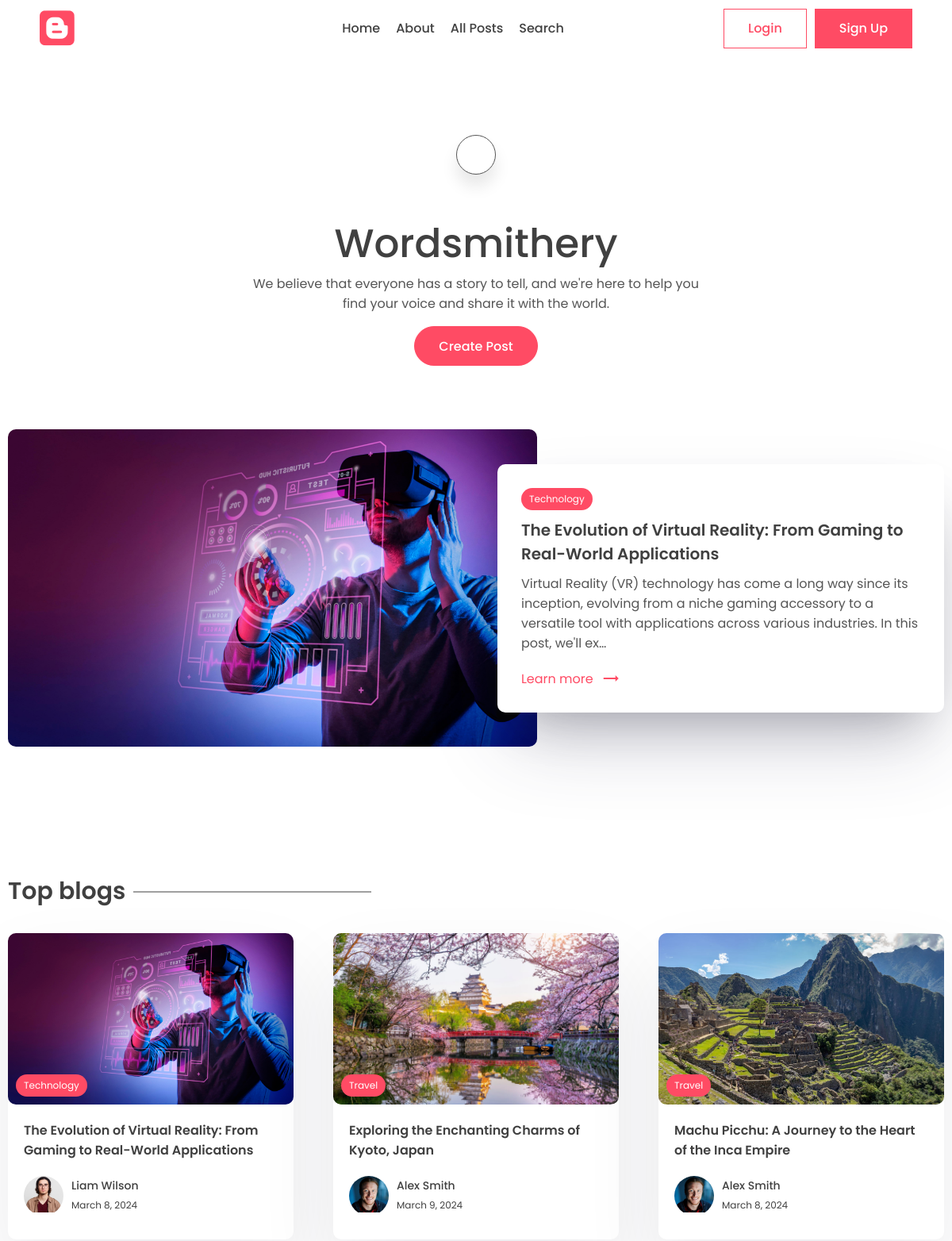
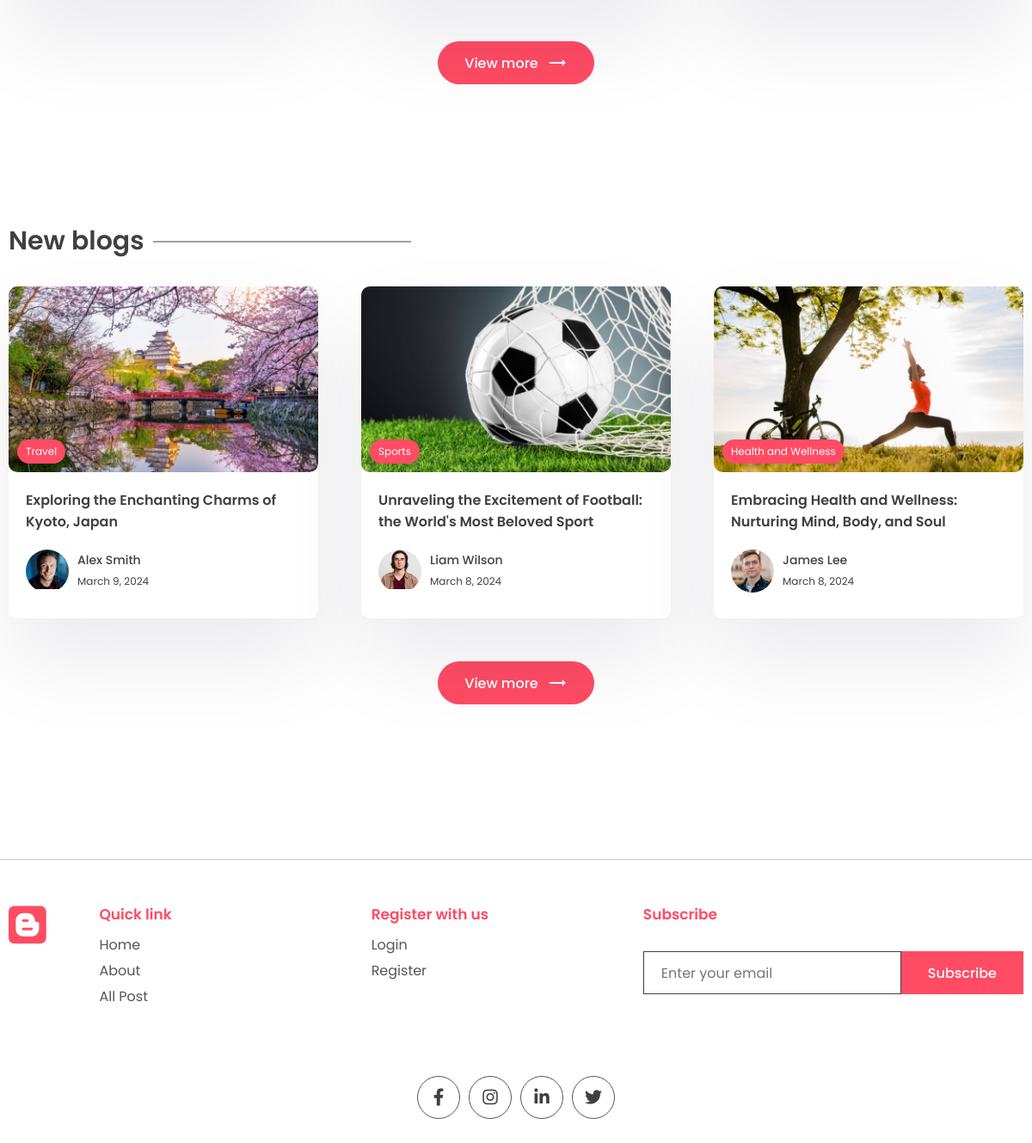
The page / on the database its author committed (2 pictures, top to bottom).
### posts/models.py (models this page shows, shortened)
class WebsiteMeta(models.Model):
    title = models.CharField(max_length=200)
    description = models.CharField(max_length=500)
    about = models.TextField()

class Post(models.Model):
    title = models.CharField(max_length=200)
    content = models.TextField()
    last_updated = models.DateTimeField(auto_now=True)
    slug = models.SlugField(max_length=200, unique=True)
    image = models.ImageField(null=True, blank=True, upload_to="images/")
    tags = models.ManyToManyField(Tag, blank=True, related_name='post')
    view_count = models.IntegerField(null=True, blank=True)
    is_featured = models.BooleanField(default=False)
    author = models.ForeignKey(User, on_delete=models.CASCADE, null=True, blank=True)
    bookmarks = models.ManyToManyField(User, related_name="bookmarks", default=None, blank=True)
    likes = models.ManyToManyField(User, related_name="likes", default=None, blank=True)

class Tag(models.Model):
    name = models.CharField(max_length=100)
    description = models.CharField(max_length=100)
    slug = models.SlugField(max_length=200, unique=True)

### accounts/models.py (models this page shows, shortened)
class Profile(models.Model):
    user = models.OneToOneField(User, on_delete=models.CASCADE)
    profile_image = models.ImageField(null=True, blank=True, upload_to="images/")
    slug = models.SlugField(max_length=200, unique=True)
    bio = models.CharField(null=True, blank=True, max_length=200)
    def full_name(self):
        return f'{self.user.first_name} {self.user.last_name}'

### blogapp/views.py (the view, shortened to what this page needs)
# urls.py: path('', views.index, name="index"),
def index(request):
    posts = Post.objects.all()
    top_posts = Post.objects.all().order_by('-view_count')[0:3]
    recent_posts = Post.objects.all().order_by('-last_updated')[0:3]
    featured_blog = Post.objects.filter(is_featured = True)
    subscribe_form = SubscribeForm()
    subscribe_successful = None
    website_info = None
    if WebsiteMeta.objects.all().exists():
        website_info = WebsiteMeta.objects.all()[0]
    if featured_blog:
        featured_blog = featured_blog[0]
    profile = request.user.profile if hasattr(request.user, 'profile') else None
    context = {
        'posts':posts,
        'website_info':website_info,
        'top_posts':top_posts,
        'recent_posts':recent_posts,
        'subscribe_form':subscribe_form,
        'subscribe_successful':subscribe_successful,
        'featured_blog': featured_blog,
        'profile': profile,
    }
    return render(request, 'index.html', context)

### posts/forms.py
class SubscribeForm(forms.ModelForm):
    class Meta:
        model = Subscribe
        fields = '__all__'
        labels = {'email':_('')}
    def __init__(self, *args, **kwargs):
        super().__init__(*args, **kwargs)
        self.fields['email'].widget.attrs['placeholder'] = 'Enter your email'

### templates/index.html (shortened to what this page needs)
{% extends "base.html" %}
{% load static %}
{% block content %}
    <main>
        <div class="container">
        <center>
            <div class="search-bar">
                <a href="{% url "search" %}" class="animated-search" onclick="searchbar()">
                </a>
            </div>
            <div class="typo">
                {% if website_info.title %}
                    <h1 class="title">{{website_info.title}}</h1>
                {% else %}
                    <h1 class="title">The Super blog!</h1>
                {% endif %}
                {% if website_info.description %}
                    <p>
                       {{website_info.description}}
                    </p>
                {% else %}
                    <p>
                        We believe that everyone has a story to tell, and we're here to help you find your voice and share it with the world.
                    </p>
                {% endif %}
            </div>
            <div class="action-btn-container">
                <div class="action-btn">
                  <a href="{% url 'create_post' %}" class="btn btn-primary rounded">Create Post</a>
                </div>
            </div>
        </center>
        </div>
    </main>
    {% if featured_blog %}
    <section class="sp">
        <div class="container">
            <a href="{% url "post_page" featured_blog.slug %}">
            <div class="grid-2">
                <div class="post-img">
                    <img src="{{featured_blog.image.url}}" alt="" />
                </div>
                <div class="post-content">
                    <div class="category">
                        <p>{{featured_blog.tags.all.0.name}}</p>
                    </div>
                    <h1>
                        {{featured_blog.title}}
                    </h1>
                    <p class="des">
                        {{featured_blog.content|truncatechars:200}}
                    </p>
                    <a class="learn" href="{% url "post_page" featured_blog.slug %}"
                        >Learn more <span class="material-icons"> trending_flat </span></a
                    >
                </div>
            </div>
            </a>
        </div>
    </section>
    {% endif %}
    <section class="sp">
        <div class="container">
            <h1 class="sec-title">Top blogs</h1>
            <div class="grid-3">
                {% for post in top_posts %}
                <a href="{% url "post_page" post.slug %}">
                    <div class="card">
                        <div class="post-img">
                            <img src="{{post.image.url}}" alt="" />
                            <div class="tag">{{post.tags.all.0.name}}</div>
                        </div>
                        <div class="card-content">
                            <h3>
                                {{post.title}}
                            </h3>
                            <div class="author">
                                <div class="profile-pic">
                                    {% if post.author.profile.profile_image %}
                                        <img src="{{ post.author.profile.profile_image.url }}" alt="Profile Image">
                                    {% else %}
                                        <img src="{% static "images/blank-profile.webp" %}" alt="blank Image">
                                    {% endif %}
                                </div>
                                <div class="details">
                                    <p>{{post.author.profile.full_name}}</p>
                                    <small>{{post.last_updated|date}}</small>
                                </div>
                            </div>
                        </div>
                    </div>
                </a>
                {% endfor %}
            </div>
            <center>
                <a href="{% url "all_posts" %}"><button class="btn btn-primary rounded view">
                View more <span class="material-icons"> trending_flat </span>
                </button></a>
            </center>
        </div>
    </section>
    <section class="sp">
        <div class="container">
            <h1 class="sec-title">New blogs</h1>
            <div class="grid-3">
                {% for post in recent_posts %}
                <a href="{% url "post_page" post.slug %}">
                    <div class="card">
                        <div class="post-img">
                            <img src="{{post.image.url}}" alt="" />
                            <div class="tag">{{post.tags.all.0.name}}</div>
                        </div>
                        <div class="card-content">
                            <h3>
                                {{post.title}}
                            </h3>
                            <div class="author">
                                <div class="profile-pic">
                                    {% if post.author.profile.profile_image %}
                                        <img src="{{ post.author.profile.profile_image.url }}" alt="Profile Image">
                                    {% else %}
                                        <img src="{% static "images/blank-profile.webp" %}" alt="blank Image">
                                    {% endif %}
                                </div>
                                <div class="details">
                                    <p>{{post.author.profile.full_name}}</p>
                                    <small>{{post.last_updated|date}}</small>
                                </div>
                            </div>
                        </div>
                    </div>
                </a>
                {% endfor %}
            </div>
            <center>
                <a href="{% url "all_posts" %}"><button class="btn btn-primary rounded view">
                View more <span class="material-icons"> trending_flat </span>
                </button></a>
            </center>
        </div>
    </section>
{% endblock content %}

### static/style.css (style rules this page uses)
* { margin: 0; padding: 0; box-sizing: border-box; text-decoration: none; border: none; outline: none; list-style: none; font-family: "Poppins", sans-serif; color: var(--black); }
:root { --red: #ff4b64; --dark-red: #dd4455; --black: #404040; --des: #555555; --shadow: #ffffff1a 0px 1px 1px 0px inset, #32325d40 0px 50px 100px -20px, #0000004d 0px 30px 60px -30px; --shadow2: rgba(17, 12, 46, 0.084) 0px 48px 100px 0px; }
html { font-size: 62.5%; }
[class*="grid"] { display: grid; }
img { width: 100%; }
.container { max-width: 1220px; margin: auto; padding: 0 10px; }
p, a { font-size: 1.6rem; color: var(--des); }
input, textarea { font-size: 1.6rem; color: var(--black); }
.btn { cursor: pointer; height: 5rem; padding: 0 3rem; font-size: 1.6rem; font-weight: 500; border: 1px solid var(--red); display: flex; align-items: center; justify-content: center; gap: 1rem; }
.btn span { color: white; }
.btn-primary { background: var(--red); color: white; }
.rounded { border-radius: 5rem; }
.action-btn, .links { display: flex; align-items: center; gap: 1rem; }
.search-bar, .animated-search { width: 5rem; aspect-ratio: 1/1; border: 1px solid var(--des); border-radius: 50%; display: flex; align-items: center; justify-content: center; background: white; box-shadow: 0 15px 20px #00000018; cursor: pointer; margin-top: 10rem; z-index: 2; }
.search-bar { box-shadow: unset; border: none; }
.search-bar .animated-search { margin-top: 0; }
.typo { width: 50%; margin-top: 5rem; }
.title { font-size: 5rem; font-weight: 500; }
.newsletter input { border: 1px solid var(--black); height: 5rem; width: 30rem; padding: 0 2rem; }
.sp { padding: 8rem 0; }
.grid-2 { grid-template-columns: 1.3fr 1fr; align-items: center; }
.post-img { height: 40rem; width: 100%; overflow: hidden; border-radius: 1rem; }
.post-img img { height: 100%; object-fit: cover; object-position: center; }
.post-content { position: relative; left: -5rem; background: white; border-radius: 1rem; padding: 3rem; box-shadow: var(--shadow); width: calc(100% + 5rem); }
.post-content h1 { font-size: 2rem; font-weight: 600; margin: 1rem 0; }
.category { background: var(--red); width: fit-content; border-radius: 5rem; padding: 0.5rem 1rem; }
.category p { color: white; font-size: 1.2rem; }
.learn { display: flex; align-items: center; gap: 1rem; color: var(--red); margin-top: 2rem; }
.learn span { color: #ff4b64; }
.sec-title { font-size: 3rem; font-weight: 600; position: relative; width: fit-content; margin-bottom: 3rem; }
.sec-title::after { content: ""; position: absolute; right: -31rem; height: 1px; width: 30rem; background: var(--black); top: 50%; transform: translateY(-50%); }
.grid-3 { grid-template-columns: repeat(3, 1fr); gap: 5rem; }
.card { background: white; box-shadow: var(--shadow2); border-radius: 1rem; cursor: pointer; transition: 0.3s; }
.post-img { position: relative; }
.tag { position: absolute; bottom: 1rem; left: 1rem; background: var(--red); color: white; border-radius: 5rem; padding: 0.5rem 1rem; font-size: 1.2rem; }
.card-content { padding: 2rem; padding-bottom: 3rem; }
.card h3 { font-size: 1.6rem; font-weight: 600; }
.card .post-img { width: 100%; height: unset; aspect-ratio: 1/0.6; }
.author { display: flex; align-items: center; gap: 1rem; margin-top: 2rem; }
.profile-pic { width: 5rem; aspect-ratio: 1/1; border-radius: 50%; overflow: hidden; }
.author p { color: var(--black); font-weight: 500; font-size: 1.4rem; }
.author small { color: var(--black); font-size: 1.2rem; }
.view { margin-top: 5rem; }
.action-btn-container { margin-top: 16px; display: flex; justify-content: center; align-items: center; height: 100%; }

### rows shown on the page
WebsiteMeta: title "Wordsmithery", description "We believe that everyone has a story to tell, and we're here to help you find your voice and share it with the world."
Post: image (picture), tags.all.0.name "Technology", title "The Evolution of Virtual Reality: From Gaming to Real-World Applications", content "Virtual Reality (VR) technology has come a long way since its inception, evolving from a niche gaming accessory to a versatile tool with applications across various industries. In this post, we'll ex…", author.profile.profile_image (picture), author.profile.full_name "Liam Wilson", last_updated "March 8, 2024"
Post: image (picture), tags.all.0.name "Travel", title "Exploring the Enchanting Charms of Kyoto, Japan", author.profile.profile_image (picture), author.profile.full_name "Alex Smith", last_updated "March 9, 2024"
Post: image (picture), tags.all.0.name "Travel", title "Machu Picchu: A Journey to the Heart of the Inca Empire", author.profile.profile_image (picture), author.profile.full_name "Alex Smith", last_updated "March 8, 2024"
Post: image (picture), tags.all.0.name "Sports", title "Unraveling the Excitement of Football: the World's Most Beloved Sport", author.profile.profile_image (picture), author.profile.full_name "Liam Wilson", last_updated "March 8, 2024"
Post: image (picture), tags.all.0.name "Health and Wellness", title "Embracing Health and Wellness: Nurturing Mind, Body, and Soul", author.profile.profile_image (picture), author.profile.full_name "James Lee", last_updated "March 8, 2024"
